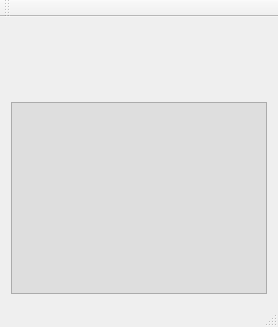
<?xml version="1.0" encoding="UTF-8"?>
<ui version="4.0">
 <class>MainWindow</class>
 <widget class="QMainWindow" name="MainWindow">
  <property name="geometry">
   <rect>
    <x>0</x>
    <y>0</y>
    <width>276</width>
    <height>327</height>
   </rect>
  </property>
  <property name="sizePolicy">
   <sizepolicy hsizetype="Fixed" vsizetype="Fixed">
    <horstretch>0</horstretch>
    <verstretch>0</verstretch>
   </sizepolicy>
  </property>
  <property name="windowTitle">
   <string>MainWindow</string>
  </property>
  <property name="styleSheet">
   <string notr="true"/>
  </property>
  <widget class="QWidget" name="centralWidget">
   <property name="sizePolicy">
    <sizepolicy hsizetype="Minimum" vsizetype="Minimum">
     <horstretch>0</horstretch>
     <verstretch>0</verstretch>
    </sizepolicy>
   </property>
   <layout class="QVBoxLayout" name="verticalLayout_2">
    <item>
     <layout class="QVBoxLayout" name="verticalLayout">
      <property name="spacing">
       <number>3</number>
      </property>
      <property name="sizeConstraint">
       <enum>QLayout::SetMinimumSize</enum>
      </property>
      <item>
       <widget class="SSw::CTopWidget" name="topWidget" native="true">
        <property name="sizePolicy">
         <sizepolicy hsizetype="Fixed" vsizetype="Fixed">
          <horstretch>0</horstretch>
          <verstretch>0</verstretch>
         </sizepolicy>
        </property>
        <property name="minimumSize">
         <size>
          <width>0</width>
          <height>50</height>
         </size>
        </property>
        <property name="maximumSize">
         <size>
          <width>4000</width>
          <height>100</height>
         </size>
        </property>
       </widget>
      </item>
      <item alignment="Qt::AlignHCenter|Qt::AlignVCenter">
       <widget class="SSw::CTableView" name="m_view">
        <property name="sizePolicy">
         <sizepolicy hsizetype="Fixed" vsizetype="Fixed">
          <horstretch>0</horstretch>
          <verstretch>0</verstretch>
         </sizepolicy>
        </property>
        <property name="styleSheet">
         <string notr="true">background-color: rgb(222, 222, 222)</string>
        </property>
       </widget>
      </item>
     </layout>
    </item>
   </layout>
  </widget>
  <widget class="QMenuBar" name="menuBar">
   <property name="geometry">
    <rect>
     <x>0</x>
     <y>0</y>
     <width>276</width>
     <height>27</height>
    </rect>
   </property>
  </widget>
  <widget class="QToolBar" name="mainToolBar">
   <attribute name="toolBarArea">
    <enum>TopToolBarArea</enum>
   </attribute>
   <attribute name="toolBarBreak">
    <bool>false</bool>
   </attribute>
  </widget>
  <widget class="QStatusBar" name="statusBar"/>
 </widget>
 <layoutdefault spacing="6" margin="11"/>
 <customwidgets>
  <customwidget>
   <class>SSw::CTopWidget</class>
   <extends>QWidget</extends>
   <header location="global">view/CTopWidget.h</header>
   <container>1</container>
  </customwidget>
  <customwidget>
   <class>SSw::CTableView</class>
   <extends>QTableView</extends>
   <header>view/CTableView.h</header>
  </customwidget>
 </customwidgets>
 <resources/>
 <connections/>
</ui>
